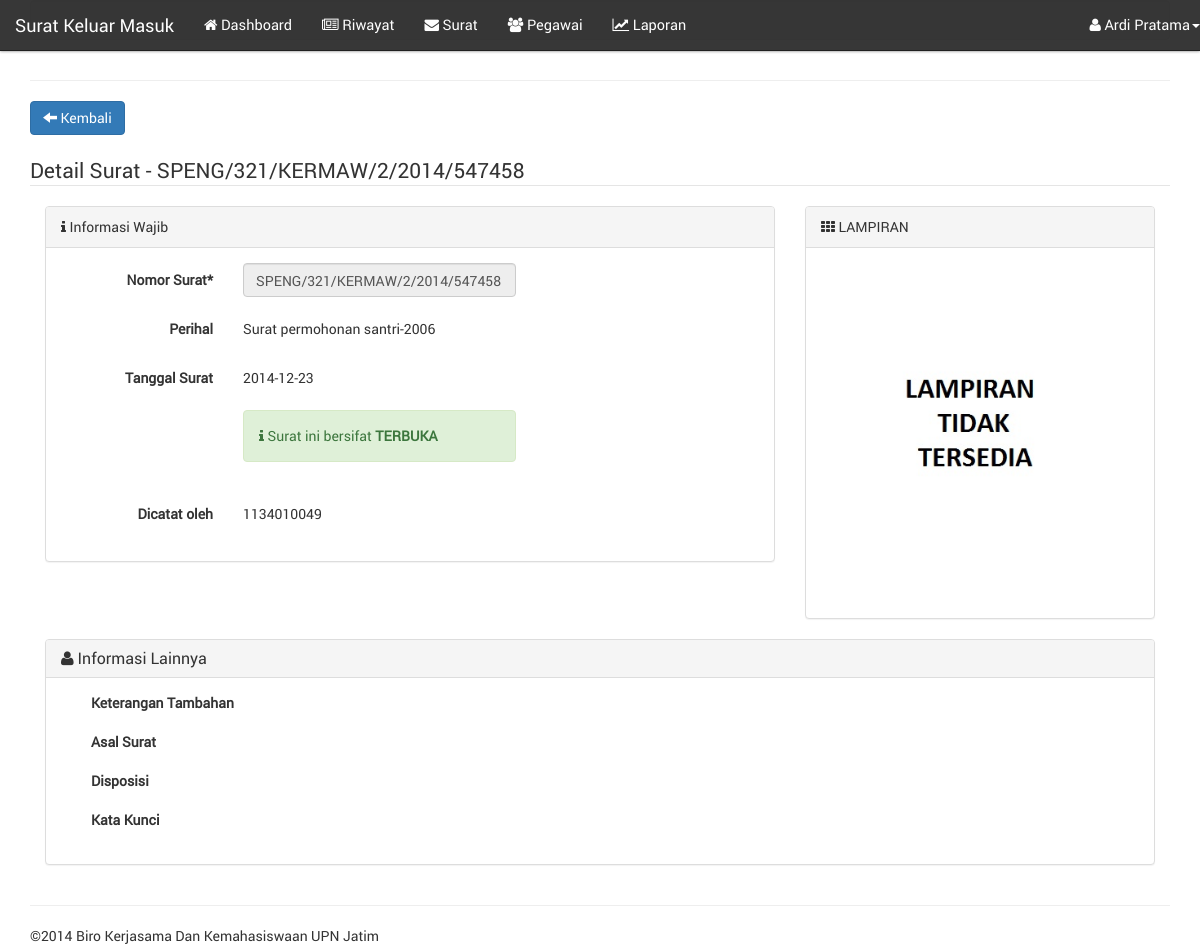
/?page=surat/detail&id=SPENG/321/KERMAW/2/2014/547458 (signed in), run on the app's committed database.
### tables this page shows
CREATE TABLE `users` (
  `idusers` varchar(30) NOT NULL DEFAULT '',
  `password` varchar(255) DEFAULT NULL,
  `idbagian` varchar(255) DEFAULT NULL,
  PRIMARY KEY (`idusers`)
);

CREATE TABLE `pegawai` (
  `idpegawai` varchar(30) NOT NULL,
  `nama` varchar(45) DEFAULT NULL,
  `alamat` varchar(45) DEFAULT NULL,
  `kota` varchar(255) DEFAULT NULL,
  `tanggal_lahir` varchar(255) DEFAULT NULL,
  `telepon` varchar(255) DEFAULT NULL,
  `ponsel` varchar(45) DEFAULT NULL,
  `foto` varchar(255) NOT NULL DEFAULT 'nophoto.jpg',
  `delete` varchar(1) NOT NULL DEFAULT '0',
  `created_at` timestamp NULL DEFAULT CURRENT_TIMESTAMP,
  PRIMARY KEY (`idpegawai`)
);

CREATE TABLE `surat` (
  `idsurat` varchar(30) NOT NULL DEFAULT '' COMMENT 'NO SURAT',
  `jenis_surat` varchar(10) DEFAULT NULL COMMENT 'Masuk / Keluar',
  `tanggal_surat` date DEFAULT NULL COMMENT 'Tanggal yang tertera pada surat',
  `idkategori` varchar(255) DEFAULT NULL,
  `perihal` text,
  `tujuan` varchar(255) DEFAULT NULL COMMENT 'Sebagai catatan tambahan untuk memperjelas surat',
  `asal_surat` varchar(45) DEFAULT NULL COMMENT 'asal surat, bisa dari instansi internal atau eksternal',
  `disposisi` varchar(255) DEFAULT NULL COMMENT 'Disposisi surat',
  `kata_kunci` varchar(255) DEFAULT NULL COMMENT 'Kata kunci yang berhubungan dengan surat',
  `delete` varchar(1) DEFAULT '0' COMMENT 'DELETE = status data terdelet, 1 adalah file delete, 2 tidak delete',
  `posting` varchar(255) DEFAULT NULL COMMENT 'Di posting oleh idusers',
  `public` varchar(1) DEFAULT '0' COMMENT 'status, 1=publikasi, 0=private',
  `lampiran` varchar(255) DEFAULT 'no_lampiran.jpeg' COMMENT 'Lampiran berupa gambar, gambar surat',
  `created_at` timestamp NOT NULL DEFAULT CURRENT_TIMESTAMP COMMENT 'tanggal surat di insert/ update oleh sistem',
  PRIMARY KEY (`idsurat`)
);

### models.php (called while the page is built, shortened)
<?php
function get_login($tampil){
    $aktif=$_SESSION['idusers'];
    $query=mysql_query("select * from users a, pegawai b, bagian c where a.idusers=b.idpegawai and a.idusers='$aktif' and a.idbagian=c.idbagian");
    $data=mysql_fetch_array($query);
    return $data[$tampil];
}
function get_one($id=null){
    $query=mysql_query("select * from surat where idsurat='$id'");
    return $query;
}
?>

### module/surat/detail.php (the view, shortened to what this page needs)
<?php
if(isset($_GET['id'])){
    $id=$_GET['id'];
    $result=mysql_fetch_array(get_one($id));
    }else{
        header('location:./?page=surat/index');
    }
 ?>
<div class="row clearfix">
	<div class="col-md-12">
        <form method="post" enctype="multipart/form-data" role="form">
        <a href="./?page=surat/index" class="btn btn-primary"><i class="glyphicon glyphicon-arrow-left"></i> Kembali</a>
        <div class="clearfix"></div><br />
            <fieldset>
                <legend>Detail Surat - <?php echo $result['idsurat'] ?></legend>
                <div class="col-md-8">
                    <div class="panel panel-default">
                    <div class="panel-heading"><i class="fa fa-info"></i> Informasi Wajib</div>
                    <div class="panel-body">
                        <div class="form-horizontal">
                              <div class="form-group">
                                <label class="col-sm-3 control-label">Nomor Surat*</label>
                                <div class="col-sm-5">
                                  <input type="text" autofocus="" disabled="" value="<?php echo $result['idsurat'] ?>" class="form-control" name="idsurat" required="" placeholder="eg. 110/KERMA/UND/002"/>
                                </div>
                              </div>
                            <div class="form-group">
                                <label class="col-sm-3 control-label">Perihal</label>
                                <div class="col-sm-5">
                                  <p class="form-control-static"><?php echo $result['perihal'] ?></p>
                                </div>
                              </div>
                            <div class="form-group">
                                <label class="col-sm-3 control-label">Tanggal Surat</label>
                                <div class="col-sm-5">
                                  <p class="form-control-static"><?php echo $result['tanggal_surat'] ?></p>
                                </div>
                              </div>
                              <div class="form-group">
                                <label class="col-sm-3 control-label"></label>
                                <div class="col-sm-5">
                                <?php if($result['public'] == '1'){?><div class="alert alert-success"><i class="fa fa-info"></i> Surat ini bersifat <strong>TERBUKA</strong></div><?php } ?>
                                </div>
                            </div>
                            <div class="form-group">
                                <label class="col-sm-3 control-label">Dicatat oleh </label>
                                <div class="col-sm-5">
                                  <p class="form-control-static"><?php echo $result['posting'] ?></p>
                                </div>
                              </div>
                        </div>
                    </div>
                </div>
            </div>
            <div class="col-md-4">
                    <div class="panel panel-default">
                    <div class="panel-heading"><i class="fa fa-th"></i> LAMPIRAN</div>
                    <div class="panel-body">
                        <div class="thumbnail">
                            <img src="./img/surat/<?php echo $result['lampiran'] ?>" />
                        </div>
                    </div>
                </div>
            </div>
        </fieldset>
        <div class="col-lg-12">
             <div class="panel-group" id="accordion" role="tablist" aria-multiselectable="true">
              <div class="panel panel-default">
                <div class="panel-heading" role="tab" id="headingOne">
                  <h4 class="panel-title">
                    <a data-toggle="collapse" data-parent="#accordion" href="#detail" aria-expanded="true" aria-controls="collapseOne">
                     <i class="fa fa-user"></i> Informasi Lainnya
                    </a>
                  </h4>
                </div>
                <div id="detail" class="panel-collapse collapse in" role="tabpanel" aria-labelledby="headingOne">
                  <div class="panel-body">
                    <div class="col-sm-6">
                                <div class="form-group">
                                    <div class="col-xs-8">
                                        <label>Keterangan Tambahan</label>
                                        <p class="form-control-static"><?php echo $result['catatan'] ?></p>
                                    </div>
                                </div>
                                <div class="form-group">
                                    <div class="col-xs-8">
                                        <label>Asal Surat</label>
                                        <p class="form-control-static"><?php if($result['asal_surat']=='') {echo $result['asal_surat'];  }else{ echo 'Asal surat belum diatur';} ?></p>
                                    </div>
                                </div>
                                <div class="form-group">
                                    <div class="col-xs-8">
                                        <label>Disposisi</label>
                                        <p class="form-control-static"><?php echo $result['disposisi'] ?></p>
                                    </div>
                                </div>
                                <div class="form-group">
                                    <div class="col-xs-8">
                                        <label>Kata Kunci</label>
                                        <p class="form-control-static"><?php echo $result['kata_kunci'] ?></p>
                                    </div>
                                </div>
                            </div>
                  </div>
                </div>
              </div>
            </div>
        </div>
	   </form>
    </div>
</div>

### header.php (shortened to what this page needs)
<!DOCTYPE html>
<html lang="en">
<head>
	<link href="css/bootstrap.css" rel="stylesheet"/>
	<link href="css/style.css" rel="stylesheet"/>
    <link href="fonts/stylesheet.css" rel="stylesheet"/>
    <link href="css/font-awesome.min.css" rel="stylesheet" />
    <link href="css/jquery.dataTables.min.css" rel="stylesheet" />
</head>
<body>
<div class="container">
<div class="row clearfix">
		<div class="col-md-12 column">
			<nav class="navbar navbar-inverse navbar-fixed-top" role="navigation">
				<div class="navbar-header">
					 <div class="navbar-brand"><?php echo nama_aplikasi ?></div>
				</div>
				<div class="collapse navbar-collapse" id="bs-example-navbar-collapse-1">
					<ul class="nav navbar-nav">
                        <?php if(isset($_SESSION['login']) && $_SESSION['login']==true){?>
		                <li><a href="./?page=dashboard"><i class="fa fa-home"></i> Dashboard</a></li>
                        <li><a href="./?page=surat/riwayat"><i class="fa fa-newspaper-o"></i> Riwayat</a></li>
                        <li><a href="./?page=surat/index"><i class="fa fa-envelope"></i> Surat</a></li>
                        <li><a href="./?page=pegawai/index"><i class="fa fa-users"></i> Pegawai</a></li>
                        <li><a href="./?page=laporan/index"><i class="fa fa-line-chart"></i> Laporan</a></li>
					    <?php } ?>
                    </ul>
					<?php if(isset($_SESSION['login']) && $_SESSION['login']==true){?>
		                  <ul class="nav navbar-nav navbar-right">
    						<li class="dropdown">
    							 <a href="#" class="dropdown-toggle" data-toggle="dropdown"><i class="fa fa-user"></i> <?php echo get_login('nama') ?><strong class="caret"></strong></a>
    						</li>
    					</ul>
					<?php } ?>
				</div>
			</nav>
		</div>
	</div>

### data on the page
users: pegawai.nama "Ardi Pratama"
surat: idsurat "SPENG/321/KERMAW/2/2014/547458", perihal "Surat permohonan santri-2006", tanggal_surat "2014-12-23", posting "1134010049", lampiran (picture)

### other printed values
nama_aplikasi "Surat Keluar Masuk"
